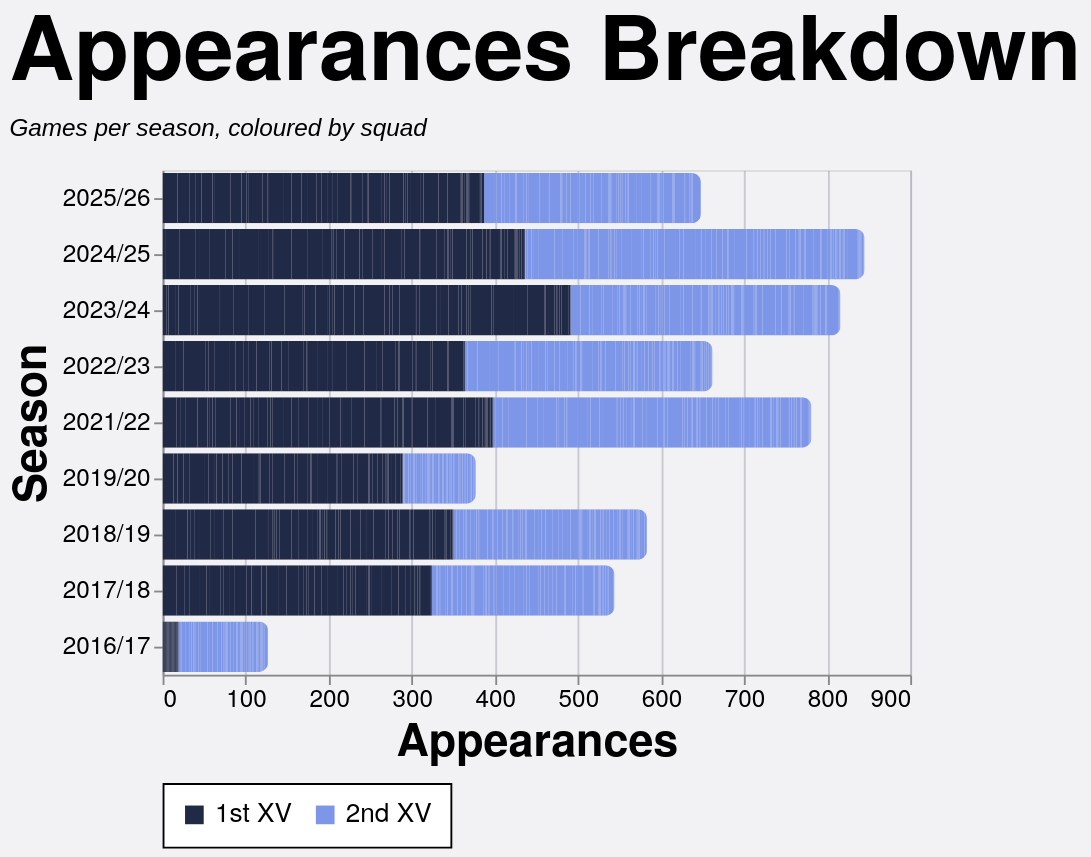

Here is the Vega-Lite specification saved for this chart:
### Vega-Lite specification from a JSON file in a GitHub repository (floating-point values rounded to 4 significant figures; data arrays with more than 128 entries replaced by an {"elided": "..."} marker saying what was removed)
{"config": {"axis": {"labelFont": "PT Sans Narrow, Helvetica Neue, Helvetica, Arial, sans-serif", "titleFont": "PT Sans Narrow, Helvetica Neue, Helvetica, Arial, sans-serif", "labelFontSize": 13, "titleFontSize": 24, "gridColor": "#202947", "gridOpacity": 0.2, "zindex": 1}, "text": {"font": "Lato, sans-serif"}, "bar": {"cornerRadiusEnd": 5}, "header": {"labelFont": "PT Sans Narrow, Helvetica Neue, Helvetica, Arial, sans-serif", "titleFont": "PT Sans Narrow, Helvetica Neue, Helvetica, Arial, sans-serif", "labelFontSize": 24, "titleFontSize": 28, "labelFontWeight": "bold", "orient": "left"}, "legend": {"labelFont": "PT Sans Narrow, Helvetica Neue, Helvetica, Arial, sans-serif", "titleFont": "PT Sans Narrow, Helvetica Neue, Helvetica, Arial, sans-serif", "labelFontSize": 14, "titleFontSize": 16, "titlePadding": 5, "fillColor": "white", "strokeColor": "black", "padding": 10, "titleFontWeight": "lighter", "titleFontStyle": "italic", "titleColor": "gray", "offset": 10}, "title": {"font": "PT Sans Narrow, Helvetica Neue, Helvetica, Arial, sans-serif", "fontSize": 48, "fontWeight": "bold", "anchor": "start", "align": "center", "titlePadding": 20, "subtitlePadding": 10, "subtitleFontSize": 13, "subtitleColor": "", "subtitleFontStyle": "italic", "offset": 15, "color": "black"}, "axisX": {"labelAngle": 0}, "facet": {"title": null, "header": null, "align": {"row": "each", "column": "each"}}, "resolve": {"scale": {"y": "independent", "facet": "independent"}}, "background": "#f2f1f4", "scale": {"offsetBandPaddingOuter": 0.2, "offsetBandPaddingInner": 0.1}}, "data": {"name": "data-d6f86ca69daa7fa673b3d74bbdbb2624"}, "mark": {"type": "bar"}, "encoding": {"color": {"field": "color_value", "legend": {"orient": "bottom", "title": null}, "scale": {"domain": ["1st XV", "2nd XV"], "range": ["#202946", "#7d96e8"]}, "sort": {"field": "sum(apps)", "op": "sum", "order": "descending"}, "type": "nominal"}, "tooltip": [{"field": "player", "title": "Player", "type": "nominal"}, {"field": "season", "title": "Season", "type": "nominal"}, {"field": "color_value", "title": "Group", "type": "nominal"}, {"aggregate": "sum", "field": "apps", "title": "Appearances", "type": "quantitative"}], "x": {"aggregate": "sum", "field": "apps", "title": "Appearances", "type": "quantitative"}, "y": {"field": "season", "sort": {"field": "season_sort", "op": "max", "order": "descending"}, "title": "Season", "type": "nominal"}}, "height": {"step": 30}, "title": {"text": "Appearances Breakdown", "subtitle": "Games per season, coloured by squad"}, "width": 400, "$schema": "https://vega.github.io/schema/vega-lite/v5.20.1.json", "datasets": {"data-d6f86ca69daa7fa673b3d74bbdbb2624": {"elided": "2498 records"}}}
